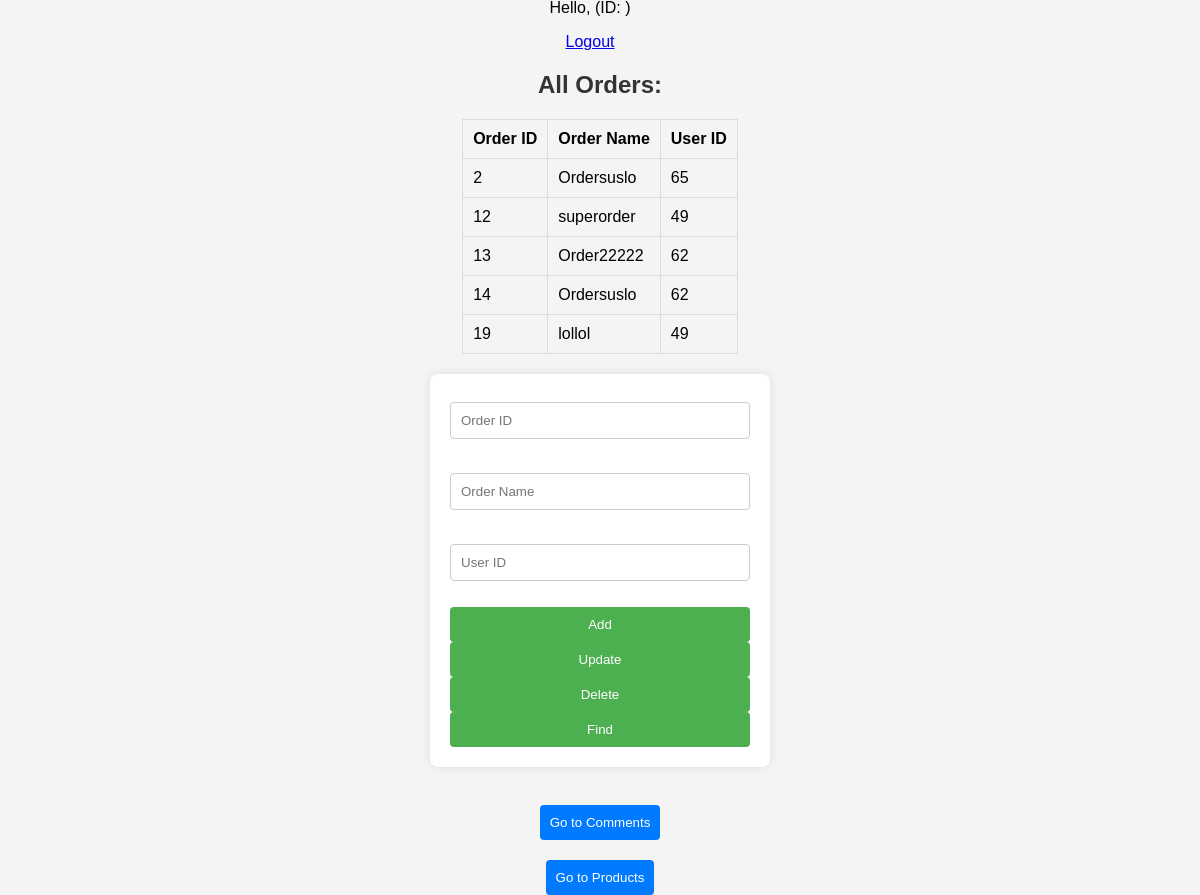
/orders.php, run on the app's committed database.
### tables this page shows
CREATE TABLE `orders` (
  `id` bigint(20) UNSIGNED NOT NULL,
  `name` varchar(40) NOT NULL,
  `user_id` bigint(20) UNSIGNED NOT NULL
);

### orders.php (the view, shortened to what this page needs)
<?php
$host = "localhost";
$user = "root";
$password = "";
$database = "game_store";
$order_id = "";
$order_name = "";
$user_id = "";
try {
    $connect = mysqli_connect($host, $user, $password, $database);
} catch (mysqli_sql_exception $ex) {
    echo 'Помилка: ' . $ex->getMessage();
}
?>
<!DOCTYPE HTML>
<html lang="en">
<head>
</head>
<body>
<div class="user-info">
    <p>Hello, <?php echo $_SESSION['username']; ?> (ID: <?php echo $_SESSION['user_id']; ?>)</p>
    <a href="login.php?logout=1">Logout</a>
</div>
<div>
    <?php
    $allOrdersQuery = "SELECT * FROM orders";
    $allOrdersResult = mysqli_query($connect, $allOrdersQuery);
    if ($allOrdersResult) {
        echo "<h2>All Orders:</h2>";
        echo "<table border='1'>
                <tr>
                    <th>Order ID</th>
                    <th>Order Name</th>
                    <th>User ID</th>
                </tr>";
        while ($row = mysqli_fetch_assoc($allOrdersResult)) {
            echo "<tr>
                    <td>{$row['id']}</td>
                    <td>{$row['name']}</td>
                    <td>{$row['user_id']}</td>
                </tr>";
        }
        echo "</table>";
    } else {
        echo "Error retrieving orders: " . mysqli_error($connect);
    }
    ?>
</div>
<form action="orders.php" method="post">
    <input type="number" name="order_id" placeholder="Order ID" value="<?php echo $order_id; ?>"><br><br>
    <input type="text" name="order_name" placeholder="Order Name" value="<?php echo $order_name; ?>"><br><br>
    <input type="number" name="user_id" placeholder="User ID" value="<?php echo $user_id; ?>"><br><br>
    <div>
        <input type="submit" name="Insert" value="Add">
        <input type="submit" name="update" value="Update">
        <input type="submit" name="delete" value="Delete">
        <input type="submit" name="search" value="Find">
    </div>
</form>
<br>
<a href="comments.php"><button>Go to Comments</button></a>
<a href="product.php"><button>Go to Products</button></a>
</body>
</html>

### orders.php (style rules this page uses)
body { font-family: Arial, sans-serif; background-color: #f4f4f4; margin: 0; padding: 0; display: flex; justify-content: center; align-items: center; flex-direction: column; height: 100vh; }
h2 { text-align: center; color: #333; }
.user-info { text-align: center; margin-right: 20px; }
form { background-color: #fff; padding: 20px; border-radius: 8px; box-shadow: 0 0 10px rgba(0, 0, 0, 0.1); width: 300px; margin-top: 20px; }
input[type="number"], input[type="text"] { width: 100%; padding: 10px; margin: 8px 0; box-sizing: border-box; border: 1px solid #ccc; border-radius: 4px; }
input[type="submit"] { background-color: #4caf50; color: #fff; padding: 10px; border: none; border-radius: 4px; cursor: pointer; width: 100%; }
table { width: 100%; border-collapse: collapse; margin-top: 20px; }
table, th, td { border: 1px solid #ddd; }
th, td { padding: 10px; text-align: left; }
button { background-color: #007bff; color: #fff; padding: 10px; border: none; border-radius: 4px; cursor: pointer; margin-top: 20px; text-decoration: none; }

### data on the page
orders: id "2", name "Ordersuslo", user "65"
orders: id "12", name "superorder", user "49"
orders: id "13", name "Order22222", user "62"
orders: id "14", name "Ordersuslo", user "62"
orders: id "19", name "lollol", user "49"
